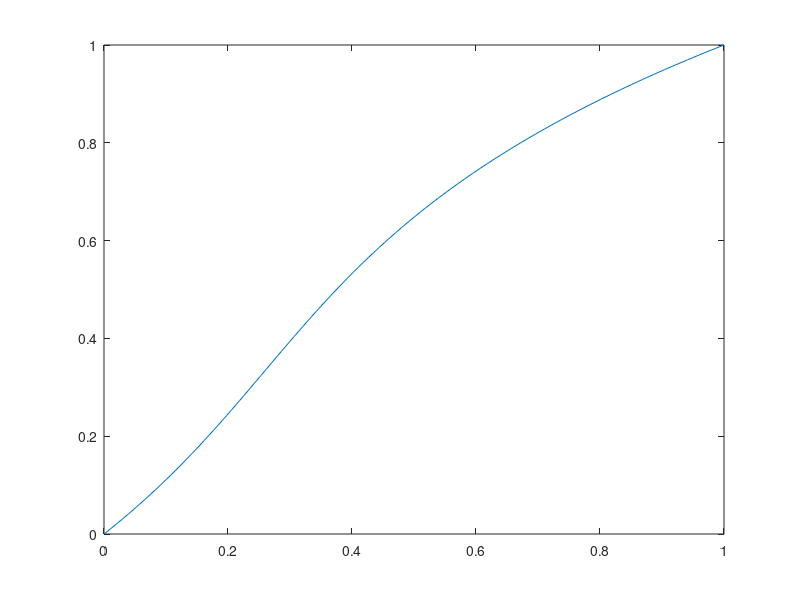
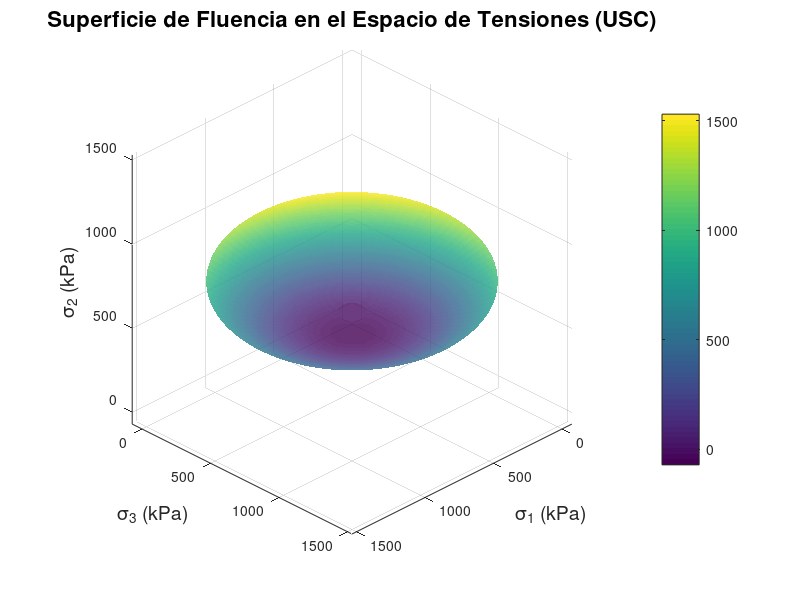

MATLAB code for these plots, in order:
clear all
clc;

phi = [linspace(0,1,100)]';
beta = [linspace(0,1,100)]';
epsacc = [linspace(0,1,100)]';

phimod = phi.*(1-beta)+beta.*phi.*epsacc;

plot(phimod,epsacc);

%%
% Parámetros iniciales para la superficie de fluencia en 3D
Mf = 1.68; % Coeficiente de fricción
n = 0.5; % Índice de efecto de presión hidrostática
pr = 100; % Presión de referencia (kPa)
phi_deg = 34; % Ángulo de fricción interna (grados)
phi_rad = deg2rad(phi_deg); % Conversión a radianes
c = 0; % Cohesión inicial (kPa)
a = 0.5; % Parámetro de interpolación entre SMP y Mises

% Definición de la ecuación de la superficie de fluencia según Yao et al. (2015)
% Basado en la ecuación (12) y la ecuación (16) de Yao et al. (2015)
alpha_c_sq = (4 * sin(phi_rad)^2) / (3 * (3 - sin(phi_rad))^2);
B2 = sqrt(alpha_c_sq / 2);

% Rango de tensiones principales con mayor resolución
theta = linspace(0, 2*pi, 100); % Más puntos para suavizar la superficie
p_range = linspace(0, 1000, 100); % Expansión del dominio de p

% Inicialización de matrices
[P, Theta] = meshgrid(p_range, theta);
Q = Mf * (P / pr).^n * pr; % Aplicación de la ecuación (12) de Yao et al.

% Cálculo de los invariantes de tensión correctamente
sigma1 = P + Q .* cos(Theta);
sigma3 = P - Q .* cos(Theta);
sigma2 = P - Q .* sin(Theta);

I1_t = sigma1 + sigma2 + sigma3;
I2_t = sigma1 .* sigma2 + sigma2 .* sigma3 + sigma3 .* sigma1;
I3_t = sigma1 .* sigma2 .* sigma3;

% Interpolación entre SMP y Mises con la ecuación (16)
q_star = a * sqrt(I1_t.^2 - 3*I2_t) + (1-a) * (2/sqrt(3)) * I1_t;

% Graficar la superficie de fluencia en 3D con mejor resolución
figure;
surf(sigma1, sigma3, sigma2, 'FaceAlpha', 0.8, 'EdgeColor', 'none');
xlabel('\sigma_1 (kPa)', 'FontSize', 14);
ylabel('\sigma_3 (kPa)', 'FontSize', 14);
zlabel('\sigma_2 (kPa)', 'FontSize', 14);
title('Superficie de Fluencia en el Espacio de Tensiones (USC)', 'FontSize', 16);
colorbar;
grid on;
view(135,30);
axis equal;

% Referencias:
% - Ecuación (12): Definición de la superficie de fluencia 【74:0†Yao_etal_2015.pdf】
% - Ecuación (14): Cálculo de q basado en los invariantes de esfuerzo 【74:1†Yao_etal_2015.pdf】
% - Ecuación (16): Interpolación entre SMP y Mises 【74:1†Yao_etal_2015.pdf】
